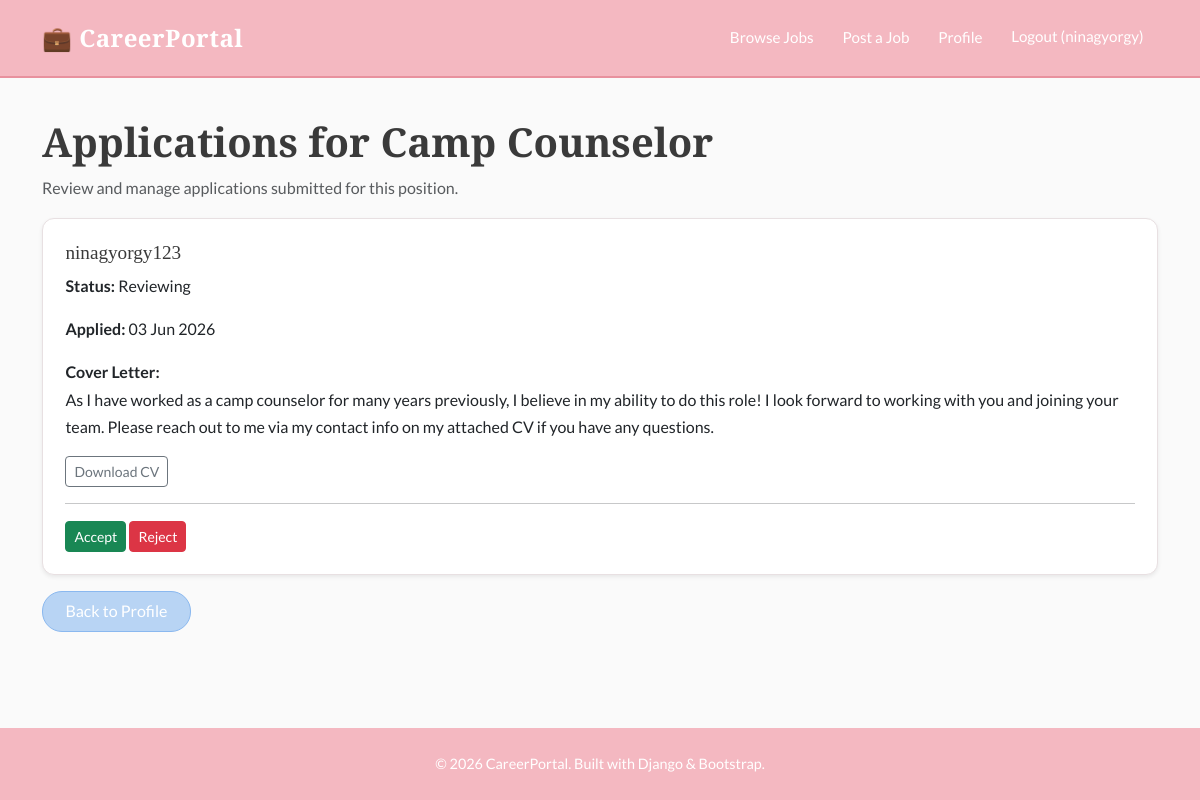
Page /jobs/2/applications/ (signed in) on the committed database.
### careerportal/models.py (models this page shows, shortened)
class Job(models.Model):
    DEGREE_CHOICES = [
        ("high_school", "High School Diploma"),
        ("bachelors", "Bachelor's Degree"),
        ("masters", "Master's Degree"),
        ("phD", "PhD"),
        ("post_doc", "Post-Doctorate")
    ]
    JOB_TYPE_CHOICES = [
        ('full_time', 'Full Time'),
        ('part_time', 'Part Time'),
        ('internship', 'Internship'),
    ]
    PAY_CHOICES = [
        ('paid', 'Paid'),
        ('unpaid', 'Unpaid'),
    ]
    contact_info = models.TextField(
        help_text="Include contact email, phone, and/or company website link.",
        blank=True,
        default=''
    )
    title = models.CharField(max_length=200)
    description = models.TextField()
    required_degree = models.CharField(
        max_length=50,
        choices=DEGREE_CHOICES,
        default="bachelors"
    )
    deadline = models.DateField(default=date.today) # temporary default
    created_at = models.DateTimeField(auto_now_add=True)
    created_by = models.ForeignKey(
        Employee,
        on_delete=models.CASCADE,
        null=True
    )
    job_type = models.CharField(
        max_length=20,
        choices=JOB_TYPE_CHOICES,
        default='full_time'
    )
    pay_status = models.CharField(
        max_length=10,
        choices=PAY_CHOICES,
        default='paid'
    )
    LOCATION_TYPE_CHOICES = [
    ('in_person', 'In Person'),
    ('remote', 'Remote'),
    ('hybrid', 'Hybrid'),
    ]
    location_type = models.CharField(
        max_length=20,
        choices=LOCATION_TYPE_CHOICES,
        default='in_person'
        )

class Application(models.Model):
    STATUS_CHOICES = [
        ('reviewing', 'Reviewing'),
        ('accepted', 'Accepted'),
        ('rejected', 'Rejected'),]
    job = models.ForeignKey(Job, on_delete=models.CASCADE)
    applicant = models.ForeignKey(Applicant, on_delete=models.CASCADE)
    text = models.TextField()
    cv = models.FileField(upload_to='cvs/', null=True, blank=True, validators=[validate_pdf])
    status = models.CharField(
        max_length=20,
        choices=STATUS_CHOICES,
        default='reviewing')
    created_at = models.DateTimeField(auto_now_add=True)

### careerportal/views.py (the view)
# urls.py: path('jobs/<int:job_id>/applications/', views.job_applications, name='job_applications'),
@login_required
def job_applications(request, job_id):
    try:
        employee = Employee.objects.get(id=request.user.id)
    except Employee.DoesNotExist:
        messages.error(request, "Only employees can view applications.")
        return redirect('home')
    job = get_object_or_404(Job, pk=job_id)
    if job.created_by != employee:
        messages.error(request, "You can only view applications for your own jobs.")
        return redirect('profile')
    applications = Application.objects.filter(job=job).order_by('-created_at')
    return render(
        request,
        'careerportal/job_applications.html',
        {'job': job, 'applications': applications,})

### careerportal/context_processors.py (called while the page is built)
def user_roles(request):
    is_applicant = False
    is_employee = False
    if request.user.is_authenticated:
        is_applicant = Applicant.objects.filter(id=request.user.id).exists()
        is_employee = Employee.objects.filter(id=request.user.id).exists()
    return {
        'is_applicant': is_applicant,
        'is_employee': is_employee,
    }

### careerportal/templates/careerportal/job_applications.html (shortened to what this page needs)
{% extends "careerportal/base.html" %}
{% block content %}
<h1>Applications for {{ job.title }}</h1>
<p class="text-muted">
    Review and manage applications submitted for this position.
</p>
{% for application in applications %}
    <div class="card mb-3 shadow-sm">
        <div class="card-body">
            <h5 class="card-title">
                {{ application.applicant.username }}
            </h5>
            <p>
                <strong>Status:</strong>
                {{ application.get_status_display }}
            </p>
            <p>
                <strong>Applied:</strong>
                {{ application.created_at|date:"d M Y" }}
            </p>
            <p>
                <strong>Cover Letter:</strong><br>
                {{ application.text }}
            </p>
            {% if application.cv %}
                <p>
                    <a href="{{ application.cv.url }}"
                       class="btn btn-outline-secondary btn-sm"
                       target="_blank">
                        Download CV
                    </a>
                </p>
            {% endif %}
            <hr>
            <form method="POST"
                  action="{% url 'update_application_status' application.id %}">
                {% if application.status != 'accepted' %}
                <button type="submit"
                        name="status"
                        value="accepted"
                        class="btn btn-success btn-sm">
                    Accept
                </button>
                {% endif %}
                {% if application.status != 'rejected' %}
                <button type="submit"
                        name="status"
                        value="rejected"
                        class="btn btn-danger btn-sm">
                    Reject
                </button>
                {% endif %}
            </form>
        </div>
    </div>
{% empty %}
    <div class="alert alert-info">
        No applications have been submitted yet.
    </div>
{% endfor %}
<a href="{% url 'profile' %}"
   class="btn btn-secondary">
    Back to Profile
</a>
{% endblock %}

### careerportal/templates/careerportal/base.html (shortened to what this page needs)
{% load static %}
<!DOCTYPE html>
<html lang="en">
<head>
    <link href="https://cdn.jsdelivr.net/npm/bootstrap@5.3.3/dist/css/bootstrap.min.css" rel="stylesheet">
    <link rel="stylesheet" href="{% static 'careerportal/css/style.css' %}">
</head>
<body class="d-flex flex-column min-vh-100">
<nav class="navbar navbar-expand-lg">
    <div class="container">
        <a class="navbar-brand" href="{% url 'home' %}">
            💼 CareerPortal
        </a>
        <div class="collapse navbar-collapse"
             id="navbarNav">
            <ul class="navbar-nav ms-auto">
                <li class="nav-item">
                    <a class="nav-link"
                       href="{% url 'job_list' %}">
                        Browse Jobs
                    </a>
                </li>
                {% if user.is_authenticated %}
                    {% if is_employee %}
                    <li class="nav-item">
                        <a class="nav-link"
                           href="{% url 'post_job' %}">
                            Post a Job
                        </a>
                    </li>
                    {% endif %}
                    <li class="nav-item">
                        <a class="nav-link"
                           href="{% url 'profile' %}">
                            Profile
                        </a>
                    </li>
                    <li class="nav-item">
                        <form method="POST"
                              action="{% url 'logout' %}">
                            <button type="submit"
                                    class="nav-link btn btn-link">
                                Logout ({{ user.username }})
                            </button>
                        </form>
                    </li>
                {% endif %}
            </ul>
        </div>
    </div>
</nav>
<main class="container my-4 flex-grow-1">
    {% block content %}
    {% endblock %}
</main>
<footer>
    <div class="container">
        &copy; 2026 CareerPortal. Built with Django &amp; Bootstrap.
    </div>
</footer>
</body>
</html>

### careerportal/static/careerportal/css/style.css (style rules this page uses)
:root { --pink: #f4b8c1; --pink-dark: #e8919e; --pink-light: #fdeef0; --blue: #b8d4f4; --blue-dark: #8ab8ef; --blue-light: #eef4fd; --white: #ffffff; --off-white: #fafafa; --text-dark: #3a3a3a; --text-muted: #888888; --border: #e8e0e2; }
body { font-family: 'Lato', sans-serif; font-size: 16px; background-color: var(--off-white); color: var(--text-dark); line-height: 1.7; }
h1, h2, h3 { font-family: 'Playfair Display', serif; font-weight: 600; color: var(--text-dark); }
a { color: var(--pink-dark); text-decoration: none; }
.navbar { background-color: var(--pink) !important; border-bottom: 2px solid var(--pink-dark); padding: 0.8rem 0; }
.navbar-brand { font-family: 'Playfair Display', serif; font-size: 1.5rem; font-weight: 600; color: var(--white) !important; letter-spacing: 0.5px; }
.nav-link { color: var(--white) !important; font-size: 0.95rem; font-weight: 400; padding: 0.4rem 0.9rem !important; border-radius: 20px; transition: background 0.2s ease; }
.btn-secondary { background-color: var(--blue); border-color: var(--blue-dark); color: var(--white); border-radius: 20px; padding: 0.45rem 1.4rem; }
.card { border: 1px solid var(--border); border-radius: 12px; background-color: var(--white); transition: box-shadow 0.2s ease, transform 0.2s ease; }
.card-title { font-family: 'Playfair Display', serif; font-size: 1.2rem; color: var(--text-dark); }
.card-body { padding: 1.4rem; }
footer { background-color: var(--pink); color: var(--white); padding: 1.5rem 0; margin-top: 1rem; text-align: center; font-size: 0.9rem; }

### rows in the picture
Job: title "Camp Counselor"
Application: applicant.username "ninagyorgy123", status "Reviewing", created_at "03 Jun 2026", text "As I have worked as a camp counselor for many years previously, I believe in my ability to do this role! I look forward to working with you and joining your team. Please reach out to me via my contact info on my attached CV if you have any questions.", shows "Accept", shows "Reject"

### other values in the picture
{{ user.username }} "ninagyorgy"
